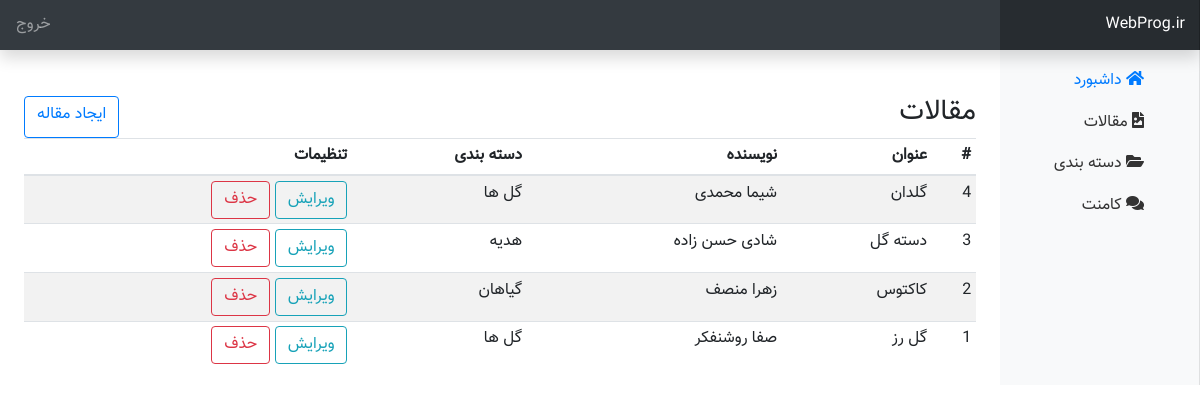
/flower.ir/admin/post.php (signed in), run on the app's committed database.
### tables this page shows
CREATE TABLE `posts` (
  `id` int(11) NOT NULL,
  `title` varchar(191) NOT NULL,
  `category_id` int(11) NOT NULL,
  `body` text NOT NULL,
  `author` varchar(191) NOT NULL,
  `image` varchar(191) NOT NULL
);

CREATE TABLE `categories` (
  `id` int(11) NOT NULL,
  `title` varchar(100) NOT NULL
);

### flower.ir/admin/post.php (the view, shortened to what this page needs)
<?php
include("./include/header.php");
$query_posts = "SELECT * FROM posts ORDER BY id DESC";
$posts = $db->query($query_posts);
?>
<div class="container-fluid">
    <div class="row">
        <?php include('./include/sidebar.php') ?>
        <main role="main" class="col-md-9 ml-sm-auto col-lg-10 px-4">
            <div class="d-flex justify-content-between mt-5">
                <h3>مقالات</h3>
                <a href="new_post.php" class="btn btn-outline-primary">ایجاد مقاله</a>
            </div>
            <div class="table-responsive">
                <form action="post">
                    <table class="table table-striped table-sm">
                        <thead>
                            <tr>
                                <th>#</th>
                                <th>عنوان</th>
                                <th>نویسنده</th>
                                <th>دسته بندی</th>
                                <th>تنظیمات</th>
                            </tr>
                        </thead>
                        <tbody>
                            <?php
                            if ($posts->rowCount() > 0) {
                                foreach ($posts as $post) {
                                    $category_id = $post['category_id'];
                                    $query_post_category = "SELECT * FROM categories WHERE id=$category_id";
                                    $post_category = $db->query($query_post_category)->fetch();
                                    ?>
                                    <tr>
                                        <td><?php echo $post['id'] ?></td>
                                        <td><?php echo $post['title'] ?></td>
                                        <td><?php echo $post['author'] ?></td>
                                        <td><?php echo $post_category['title'] ?></td>
                                        <td>
                                            <a href="edit_post.php?id=<?php echo $post['id'] ?>" class=" btn btn-outline-info">ویرایش</a>
                                            <a href="post.php?action=delete&id=<?php echo $post['id'] ?>" class=" btn btn-outline-danger">حذف</a>
                                        </td>
                                    </tr>
                            <?php
                                }
                            }
                            ?>
                        </tbody>
                    </table>
                </form>
            </div>
        </main>
    </div>
</div>

### flower.ir/admin/css/admin.css (style rules this page uses)
body { direction: rtl; text-align: right !important; font-family: "Vazir" !important; line-height: 1.6; }
[role="main"] { padding-top: 110px; }
@media (min-width: 768px) { [role="main"] { padding-top: 48px; } }

### data on the page
posts: id "4", title "گلدان", author "شیما محمدی", category.title "گل ها"
posts: id "3", title "دسته گل", author "شادی حسن زاده", category.title "هدیه"
posts: id "2", title "کاکتوس", author "زهرا منصف", category.title "گیاهان"
posts: id "1", title "گل رز", author "صفا روشنفکر", category.title "گل ها"
